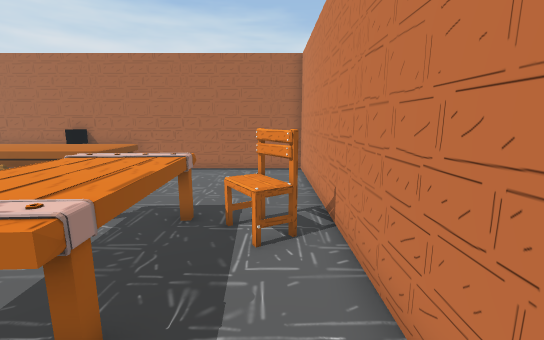
View 1 (above)

17 first-person views from a walk through a 3-D level made in the Unity game engine. The camera is 1.3 m above the floor, tilts 10° down and sees 90° across. The floor is counted in squares, 0.5 m on a side. Each view is taken from the middle of a square. On the plan, view 1 faces up. The plan holds only what a view shows up to about 19 squares ahead; the rest is blank. Some surface patterns are stand-ins.

View 2
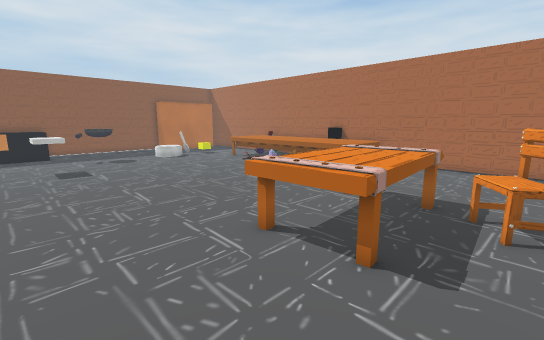

View 3
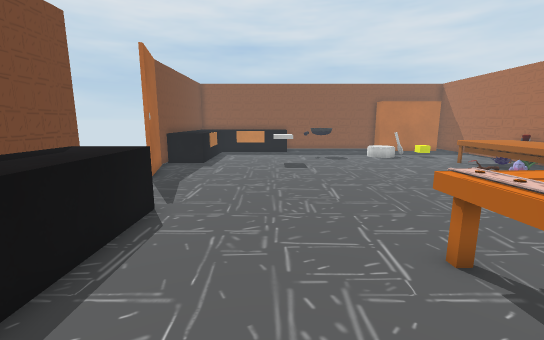

View 4
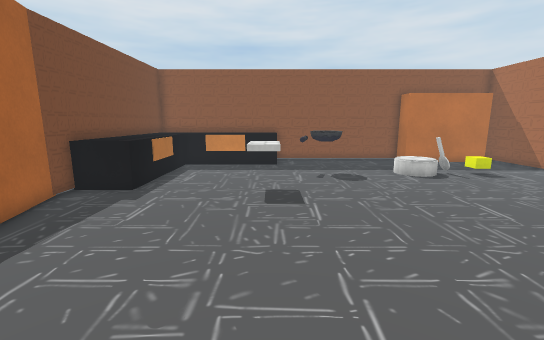

View 5
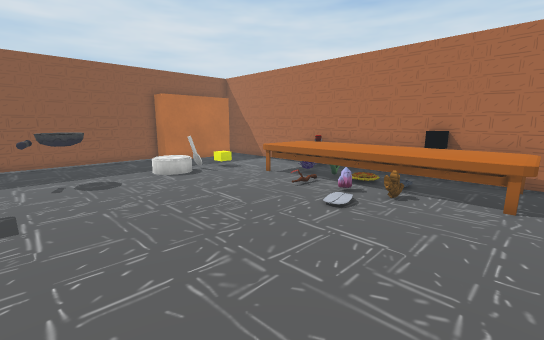

View 6
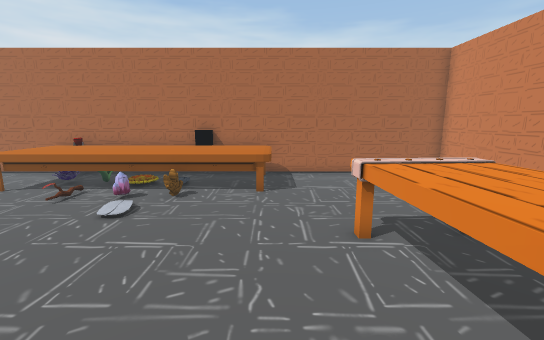

View 7
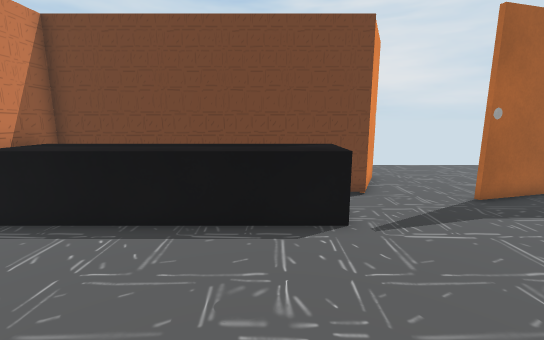

View 8
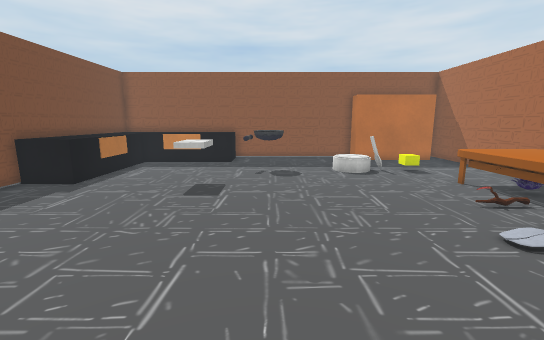

View 9
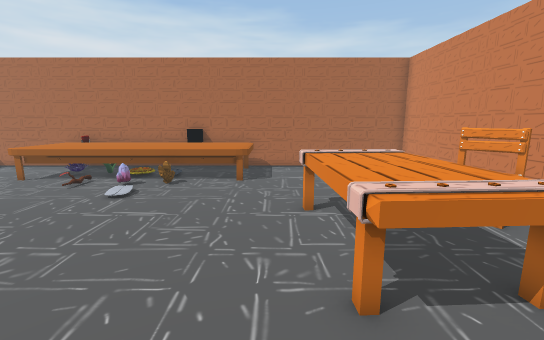

View 10
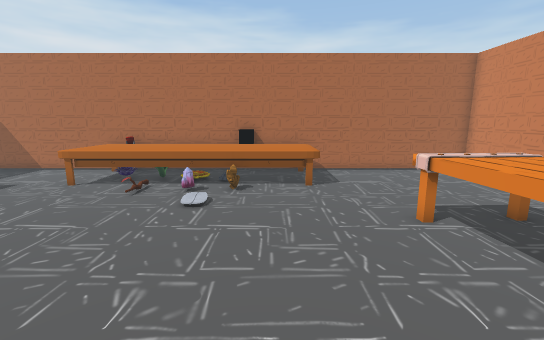

View 11
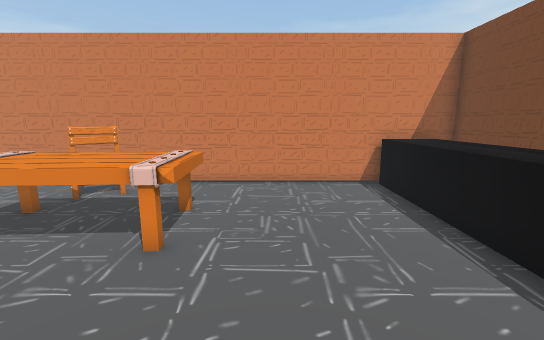

View 12
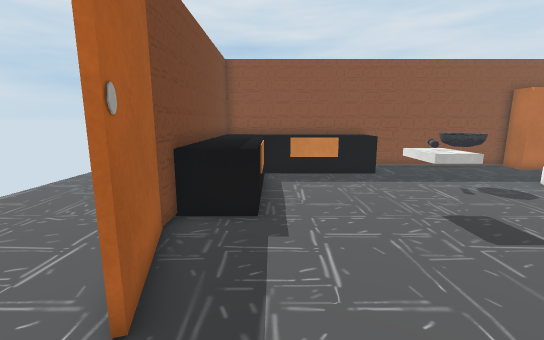

View 13
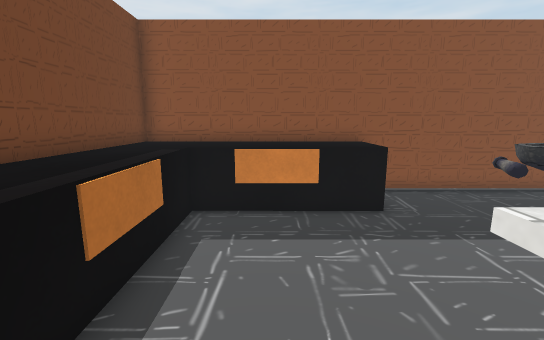

View 14
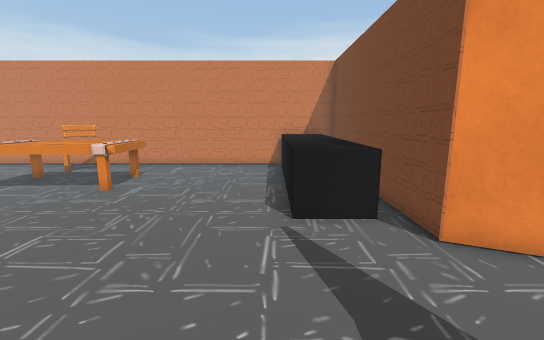

View 15
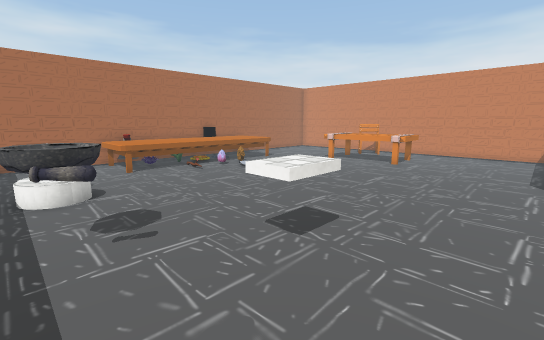

View 16
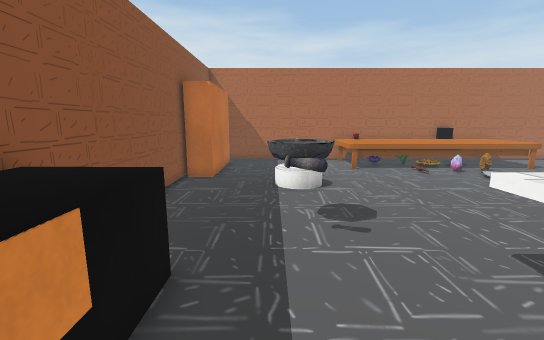

View 17
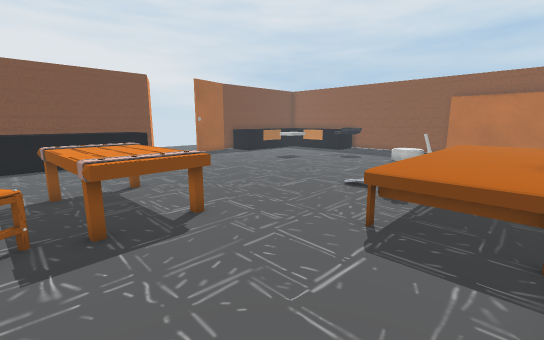

### Floor plan
Key: @ floor where view 1 was taken; # wall or solid block; x gap in a wall; . floor; ^ raised ledge; O other object.
Columns run from 26 left of view 1 to 2 right of it. Each row starts with its distance up from view 1.
 15 ########### ####O############
 14  #......OOOOOOOOOOOO.......##
 13  #......OOOOOOOOOOOO.......#
 12  #......OOOOOOOOOOOO.......#
 11  #......OOOOOOOOOOOO.......#
 10  #.........................#
  9 ##...O........O............#
  8 #....O...............OOOO..#
  7 #....................OOOOOO#
  6 #....................OOOOOO#
  5 #....................OOOO.O#
  4 #....O...............OOOO..#
  3 #...OO...............OOOO..#
  2 #...OO...............OOOO..#
  1 #..........................#
  0 #^^.....OO................@#
 -1 ^^^.....OO.................#
 -2 ^^^........................#
 -3 ^^^........................ #
 -4 ^^^........................ #
 -5 ^^^...............^^^^^^^^^^#
 -6 ^^^^^^^^^^........^^^^^^^^^^#
 -7 ^^^^^^^^^^###O....x^^^^^^^^^#
 -8 ############....#############
 -9           ......#
-10         ....... #
-11        ........
-12      ..........
-13     ...........
-14     ...........

Where each view was taken, in squares from view 1:
view 1: 0 up, 0 right, facing up
view 2: 2 down, 0 right, facing up-left
view 3: 1 down, 0 right, facing left
view 4: 0 up, 7 left, facing left
view 5: 1 up, 7 left, facing up-left
view 6: 1 up, 7 left, facing up
view 7: 2 up, 6 left, facing down
view 8: 3 up, 6 left, facing left
view 9: 1 down, 6 left, facing up
view 10: 0 up, 9 left, facing up
view 11: 0 up, 10 left, facing right
view 12: 5 down, 10 left, facing left
view 13: 3 down, 16 left, facing left
view 14: 4 down, 15 left, facing right
view 15: 4 down, 22 left, facing up-right
view 16: 4 down, 22 left, facing up
view 17: 14 up, 1 left, facing down-left
